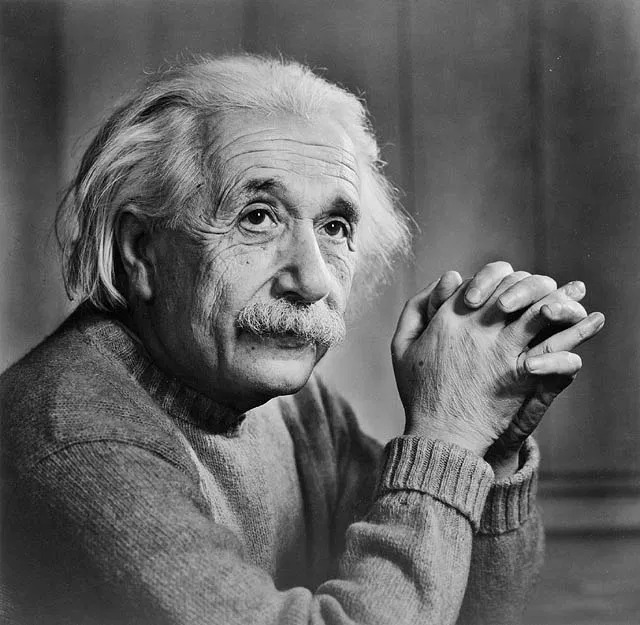
#> input picture NA20B040/einstein.jpg, 640 x 625 px, found by its file name
$ jupyter execute Assignment_2.ipynb   (text cells are left out)
#> lines starting #> are read from the running program, lines starting #| are printed output that depends on the picture; after the words box and inside, x2 and y2 are one past the last pixel; in counts of white or black regions, pixels touching at a corner belong together; pictures that were not available may be replaced by others from this repository, and a replacement may not be noted
[cell 1]
import cv2
import matplotlib.pyplot as plt
from google.colab.patches import cv2_imshow
import numpy as np

[cell 2]
original_Einstein = cv2.imread('NA20B040/einstein.jpg')
#> original_Einstein is the input picture: shape (625, 640, 3); min 0, max 255, mean 98
cv2_imshow(original_Einstein)

[cell 3]
Einstein_5 = cv2.GaussianBlur(original_Einstein, (5,5),0.5)
Einstein_9 = cv2.GaussianBlur(original_Einstein, (9,9),6)
Einstein_Edge = cv2.absdiff(Einstein_5,Einstein_9)
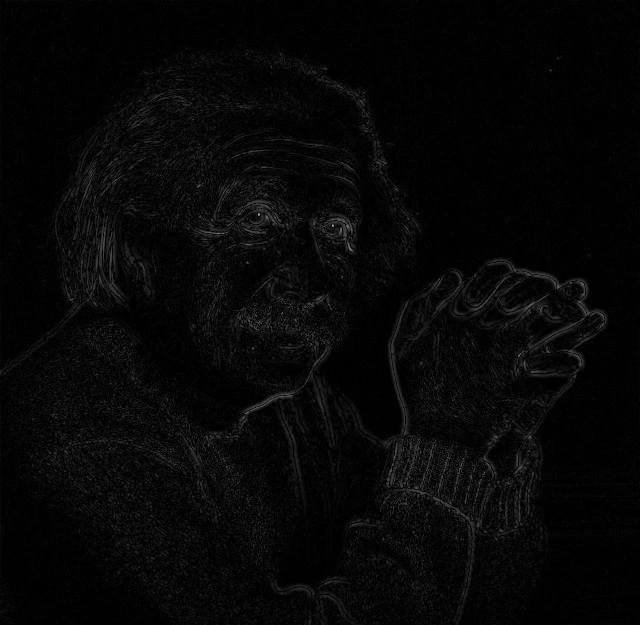
#> Einstein_Edge: shape (625, 640, 3); min 0, max 172, mean 6.8
cv2_imshow(Einstein_Edge)

[cell 4]
def Back_Project(hsv_test):
  hsv_test = cv2.cvtColor(hsv_test,cv2.COLOR_BGR2HSV)
  hist_obj = cv2.calcHist([hsv_obj],[0, 1], None, [180, 256], [0, 180, 0, 256] )

  cv2.normalize(hist_obj,hist_obj,0,255,cv2.NORM_MINMAX)
  res = cv2.calcBackProject([hsv_test],[0,1],hist_obj,[0,180,0,256],1)

  disc = cv2.getStructuringElement(cv2.MORPH_ELLIPSE, (5,5))
  cv2.filter2D(res, -1, disc, res)

  ret,thresh = cv2.threshold(res,80, 255,0)
  thresh = cv2.merge((thresh,thresh,thresh))
  res = cv2.bitwise_and(hsv_test,thresh)
  res = cv2.cvtColor(res,cv2.COLOR_HSV2BGR)
  return res

obj = cv2.imread('NA20B040/Barrel6png.png')
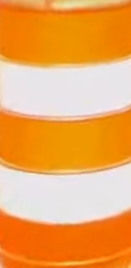
#> input picture NA20B040/Barrel6png.png, 131 x 268 px, found by its file name
#> obj is the input picture: shape (268, 131, 3); mean B, G, R 92.6, 167, 237.4
hsv_obj = cv2.cvtColor(obj,cv2.COLOR_BGR2HSV)
#> hsv_obj: shape (268, 131, 3); mean H, S, V 47, 154.9, 237.5

test = cv2.imread('NA20B040/Sample.png')
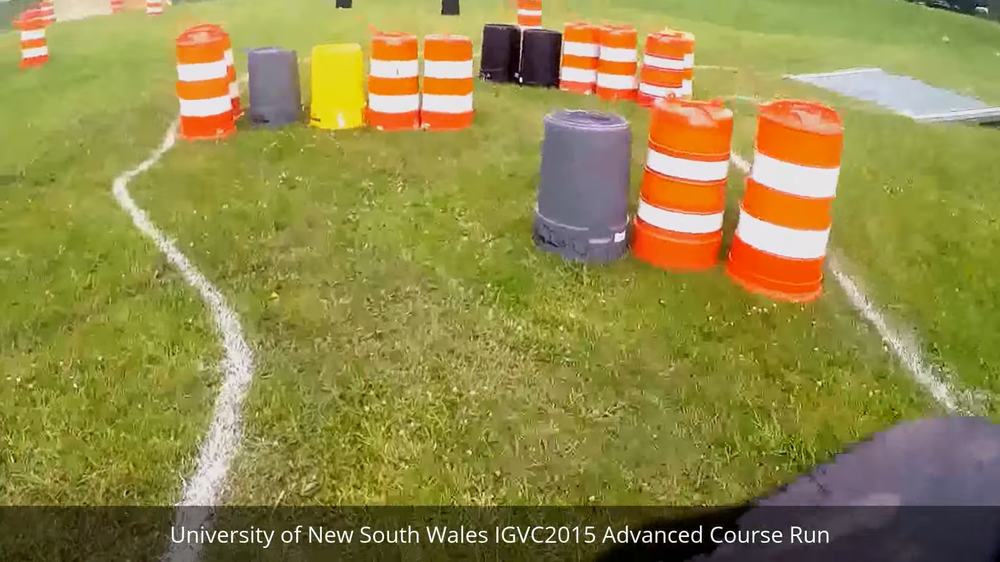
#> input picture NA20B040/Sample.png, 1000 x 562 px, shrunk from 1920 x 1080 before the run, found by its file name
#> test is the input picture: shape (562, 1000, 3); mean B, G, R 71.3, 137.7, 147.2

bp = Back_Project(test)
#> in Back_Project, `hsv_test = cv2.cvtColor(hsv_test,cv2.COLOR_BGR2HSV)`: hsv_test: shape (562, 1000, 3); mean H, S, V 40.1, 139.2, 151.1
#> in Back_Project, `hist_obj = cv2.calcHist([hsv_obj],[0, 1], None, [180, 256], [0, 180, 0..`:
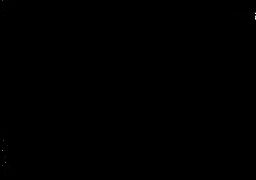
#> hist_obj: shape (180, 256) float32; min 0, max 2725, mean 0.8; drawn with min black and max white
#> in Back_Project, `cv2.normalize(hist_obj,hist_obj,0,255,cv2.NORM_MINMAX)`: hist_obj: shape (180, 256) float32; 6.3% of pixels changed, all inside (x1, y1, x2, y2) = (0, 0, 256, 180)
#> in Back_Project, `cv2.filter2D(res, -1, disc, res)`:
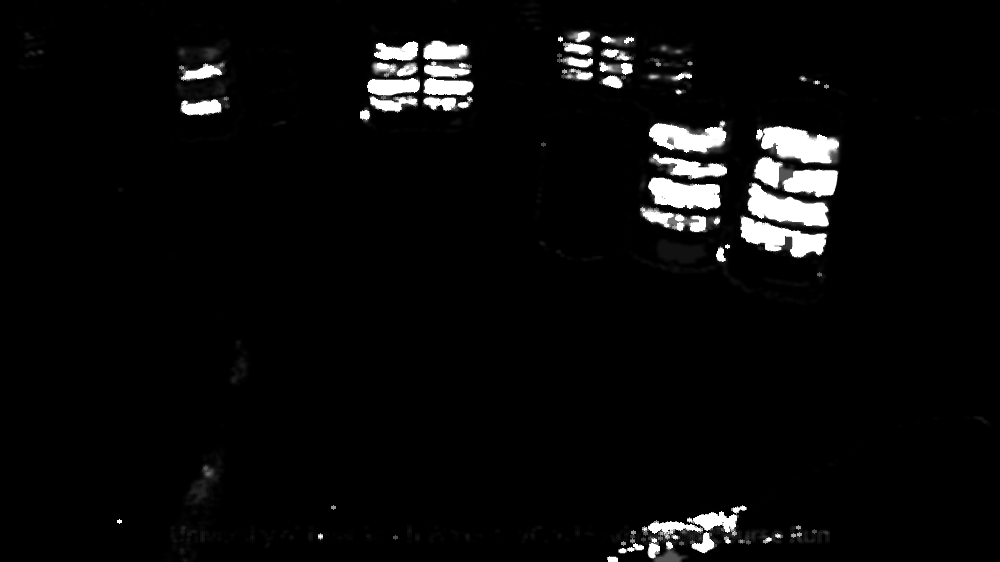
#> res: shape (562, 1000); min 0, max 255, mean 10.3
#> in Back_Project, `ret,thresh = cv2.threshold(res,80, 255,0)`:
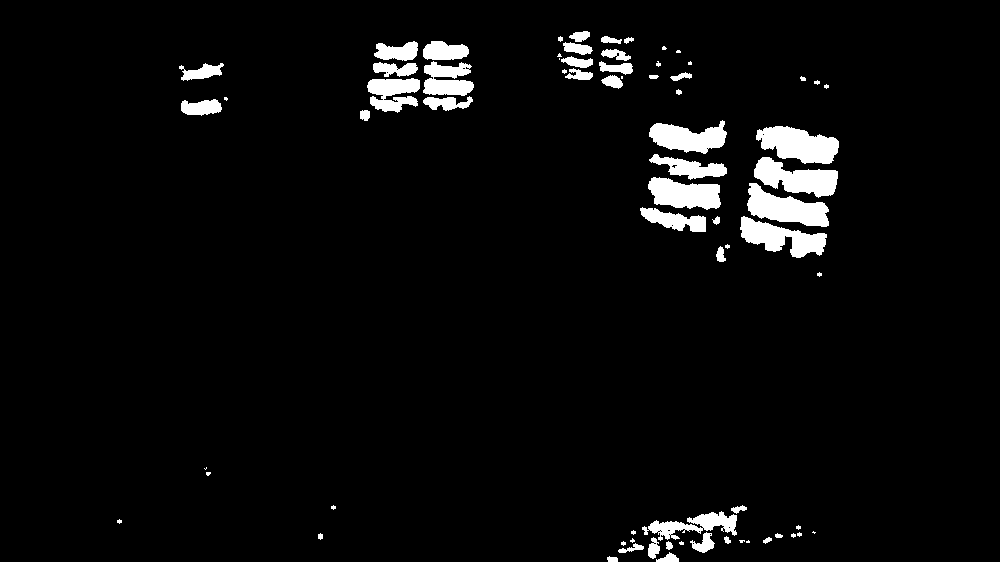
#> thresh: shape (562, 1000); 4.1% white; 72 white regions (26 under 20 px), largest, box (x1, y1, x2, y2) and area: (756, 126, 839, 164) 2114, (747, 183, 829, 227) 1989, (754, 157, 838, 198) 1913
#> in Back_Project, `res = cv2.bitwise_and(hsv_test,thresh)`: res: shape (562, 1000, 3); mean H, S, V 2.2, 6, 8.9

[cell 5]
cv2_imshow(bp)

[cell 6]
cap = cv2.VideoCapture('NA20B040/Barrel_recog.mp4')
fourcc = cv2.VideoWriter_fourcc(*'DIVX')
out = cv2.VideoWriter('Bar.avi', fourcc, 20.0, (int(cap.get(3)),int(cap.get(4))))
while cap.isOpened():
    ret, frame = cap.read()
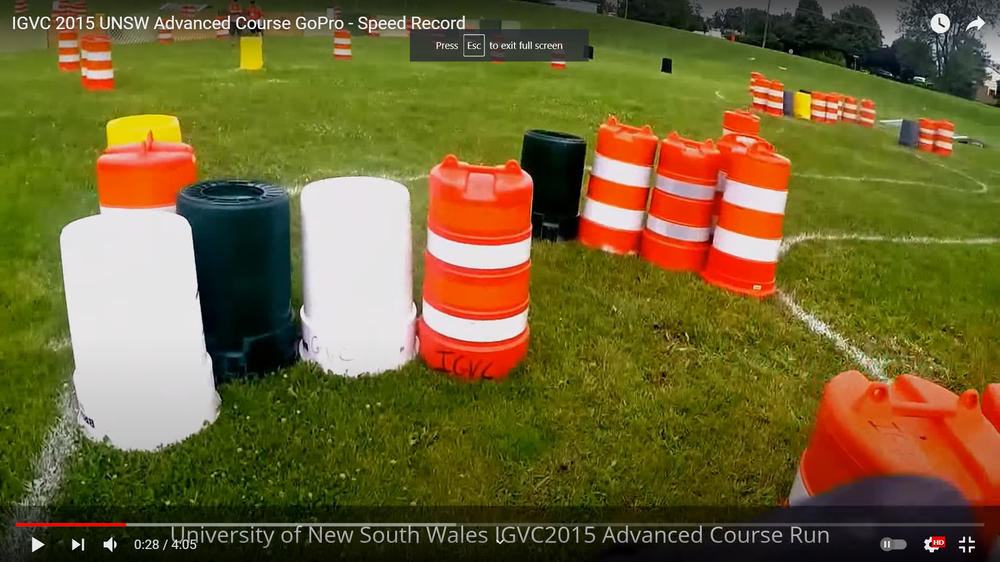
#> input picture NA20B040/Sample2.png, 1000 x 562 px, shrunk from 1920 x 1080 before the run, given in place of Barrel_recog.mp4, which was not available
#> frame is the input picture: shape (562, 1000, 3); mean B, G, R 49.6, 100.5, 113.8
    if not ret:
        print("end")
        break
    frame = Back_Project(frame)
#> in Back_Project (call 2), `hsv_test = cv2.cvtColor(hsv_test,cv2.COLOR_BGR2HSV)`: hsv_test: shape (562, 1000, 3); mean H, S, V 41.9, 170.5, 121.6
#> in Back_Project (call 2), `cv2.filter2D(res, -1, disc, res)`:
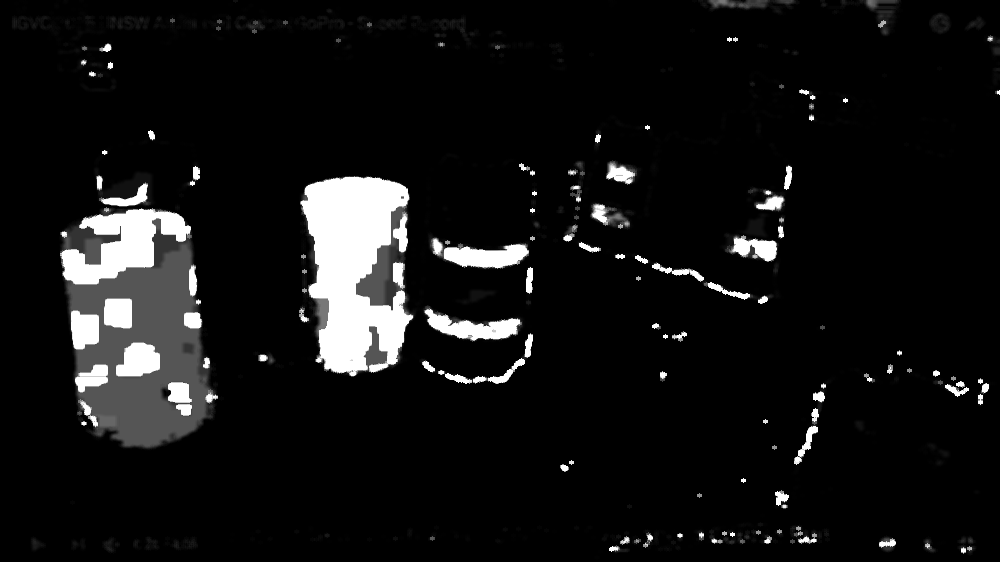
#> res: shape (562, 1000); min 0, max 255, mean 19.2
#> in Back_Project (call 2), `ret,thresh = cv2.threshold(res,80, 255,0)`:
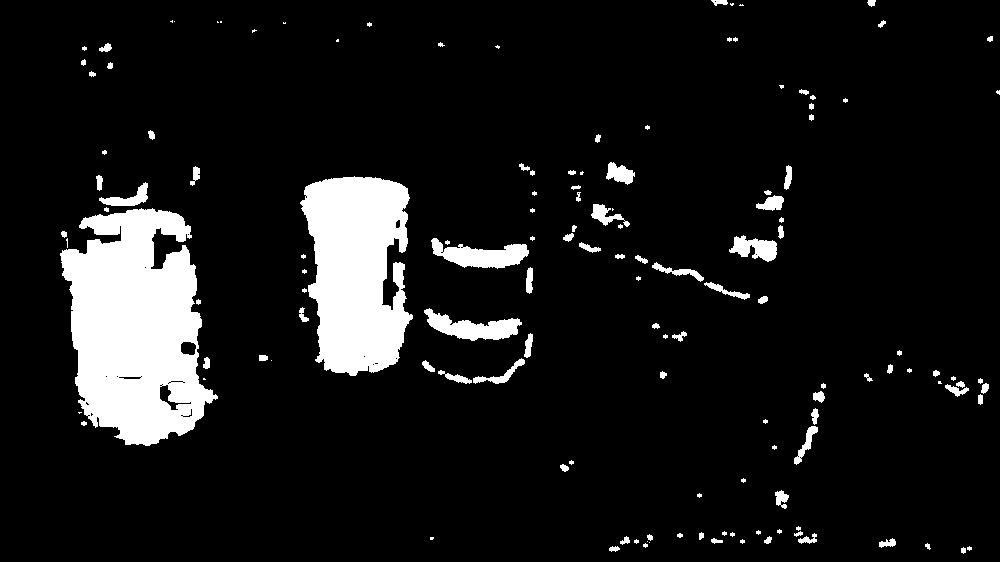
#> thresh: shape (562, 1000); 9.5% white; 140 white regions (56 under 20 px), largest, box (x1, y1, x2, y2) and area: (60, 208, 218, 446) 25353, (300, 176, 413, 376) 16752, (431, 238, 529, 269) 1653
#> in Back_Project (call 2), `res = cv2.bitwise_and(hsv_test,thresh)`: res: shape (562, 1000, 3); mean H, S, V 5.2, 2.3, 20.4
#> in Back_Project (call 2), `res = cv2.cvtColor(res,cv2.COLOR_HSV2BGR)`:
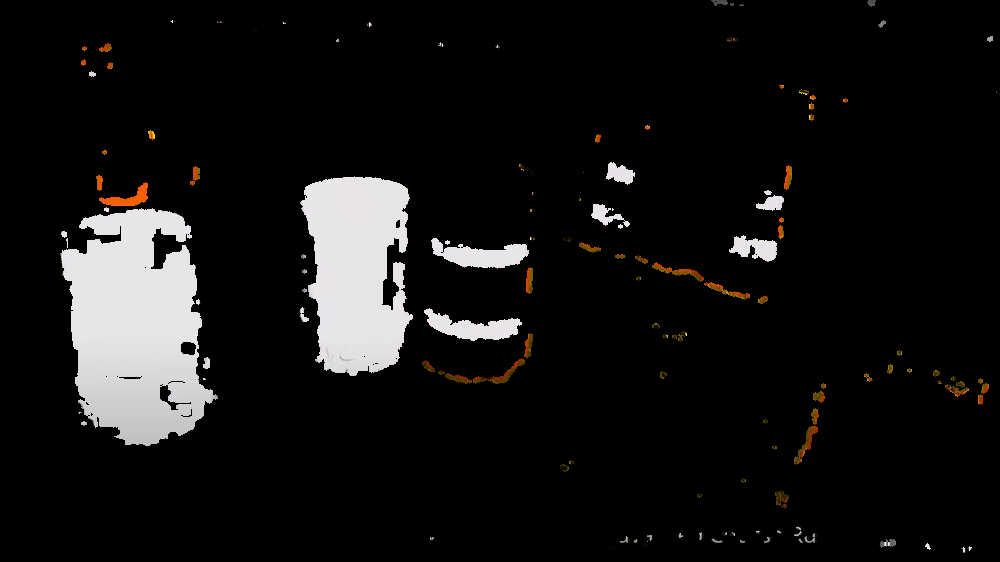
#> res: shape (562, 1000, 3); mean B, G, R 19.2, 19.7, 20.4
    out.write(frame)
    #cv2_imshow(frame)
    if cv2.waitKey(1) == ord('q'):
#> (key q is pressed here)
        break

cap.release()
out.release()
cv2.destroyAllWindows()
